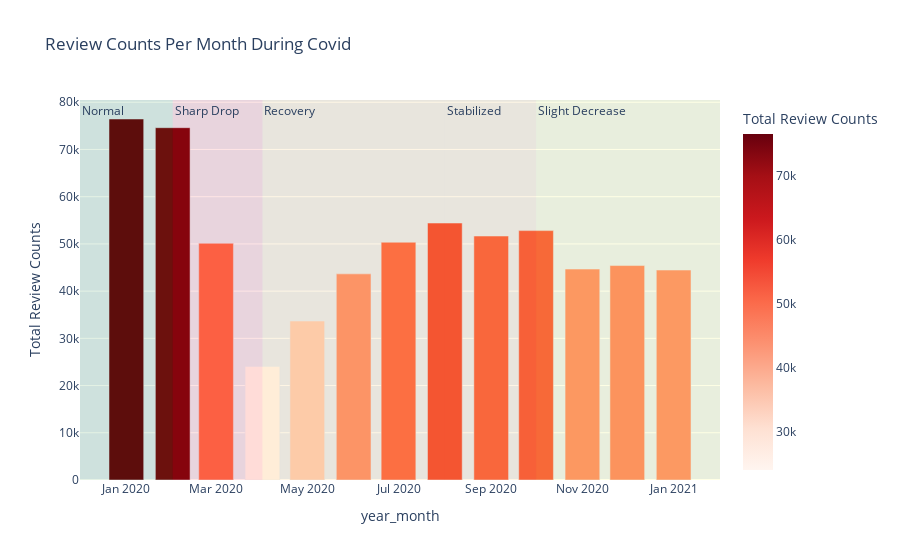

Write notebook code for a chart like this one.
### Code cell
fig = px.bar(data_review_sub1, x="year_month",y="counts",title = "Review Counts Per Month During Covid",
            color="counts", color_continuous_scale=px.colors.sequential.Reds,
            labels=dict(counts="Total Review Counts", year="Months"))

#add line
fig.add_vrect(x0='2019-12', x1='2020-02', line_width=0, fillcolor="green", opacity=0.1,
             annotation_text="Normal", annotation_position="top left")

#add line
fig.add_vrect(x0='2020-02', x1='2020-04', line_width=0, fillcolor="red", opacity=0.1,
             annotation_text="Sharp Drop", annotation_position="top left")

#add line
fig.add_vrect(x0='2020-04', x1='2020-08', line_width=0, fillcolor="orange", opacity=0.1,
             annotation_text="Recovery", annotation_position="top left")

#add line
fig.add_vrect(x0='2020-08', x1='2020-10', line_width=0, fillcolor="orange", opacity=0.1,
             annotation_text="Stabilized", annotation_position="top left")
#add line
fig.add_vrect(x0='2020-10', x1='2021-02', line_width=0, fillcolor="Yellow", opacity=0.1,
             annotation_text="Slight Decrease", annotation_position="top left")

fig.show()

### Figure 1 — Plotly figure (JSON) as saved in the notebook; plotly's stock layout.template omitted (floating-point values rounded to 4 significant figures)
{"data": [{"alignmentgroup": "True", "hovertemplate": "year_month=%{x}<br>Total Review Counts=%{marker.color}<extra></extra>", "legendgroup": "", "marker": {"color": [76453, 74612, 50136, 24036, 33660, 43657, 50353, 54419, 51666, 52815, 44667, 45417, 44461], "coloraxis": "coloraxis"}, "name": "", "offsetgroup": "", "orientation": "v", "showlegend": false, "textposition": "auto", "type": "bar", "x": ["2020-01", "2020-02", "2020-03", "2020-04", "2020-05", "2020-06", "2020-07", "2020-08", "2020-09", "2020-10", "2020-11", "2020-12", "2021-01"], "xaxis": "x", "y": [76453, 74612, 50136, 24036, 33660, 43657, 50353, 54419, 51666, 52815, 44667, 45417, 44461], "yaxis": "y"}], "layout": {"annotations": [{"showarrow": false, "text": "Normal", "x": "2019-12", "xanchor": "left", "xref": "x", "y": 1, "yanchor": "top", "yref": "y domain"}, {"showarrow": false, "text": "Sharp Drop", "x": "2020-02", "xanchor": "left", "xref": "x", "y": 1, "yanchor": "top", "yref": "y domain"}, {"showarrow": false, "text": "Recovery", "x": "2020-04", "xanchor": "left", "xref": "x", "y": 1, "yanchor": "top", "yref": "y domain"}, {"showarrow": false, "text": "Stabilized", "x": "2020-08", "xanchor": "left", "xref": "x", "y": 1, "yanchor": "top", "yref": "y domain"}, {"showarrow": false, "text": "Slight Decrease", "x": "2020-10", "xanchor": "left", "xref": "x", "y": 1, "yanchor": "top", "yref": "y domain"}], "barmode": "relative", "coloraxis": {"colorbar": {"title": {"text": "Total Review Counts"}}, "colorscale": [[0, "rgb(255,245,240)"], [0.125, "rgb(254,224,210)"], [0.25, "rgb(252,187,161)"], [0.375, "rgb(252,146,114)"], [0.5, "rgb(251,106,74)"], [0.625, "rgb(239,59,44)"], [0.75, "rgb(203,24,29)"], [0.875, "rgb(165,15,21)"], [1, "rgb(103,0,13)"]]}, "legend": {"tracegroupgap": 0}, "shapes": [{"fillcolor": "green", "line": {"width": 0}, "opacity": 0.1, "type": "rect", "x0": "2019-12", "x1": "2020-02", "xref": "x", "y0": 0, "y1": 1, "yref": "y domain"}, {"fillcolor": "red", "line": {"width": 0}, "opacity": 0.1, "type": "rect", "x0": "2020-02", "x1": "2020-04", "xref": "x", "y0": 0, "y1": 1, "yref": "y domain"}, {"fillcolor": "orange", "line": {"width": 0}, "opacity": 0.1, "type": "rect", "x0": "2020-04", "x1": "2020-08", "xref": "x", "y0": 0, "y1": 1, "yref": "y domain"}, {"fillcolor": "orange", "line": {"width": 0}, "opacity": 0.1, "type": "rect", "x0": "2020-08", "x1": "2020-10", "xref": "x", "y0": 0, "y1": 1, "yref": "y domain"}, {"fillcolor": "Yellow", "line": {"width": 0}, "opacity": 0.1, "type": "rect", "x0": "2020-10", "x1": "2021-02", "xref": "x", "y0": 0, "y1": 1, "yref": "y domain"}], "title": {"text": "Review Counts Per Month During Covid"}, "xaxis": {"anchor": "y", "domain": [0, 1], "title": {"text": "year_month"}}, "yaxis": {"anchor": "x", "domain": [0, 1], "title": {"text": "Total Review Counts"}}}}
